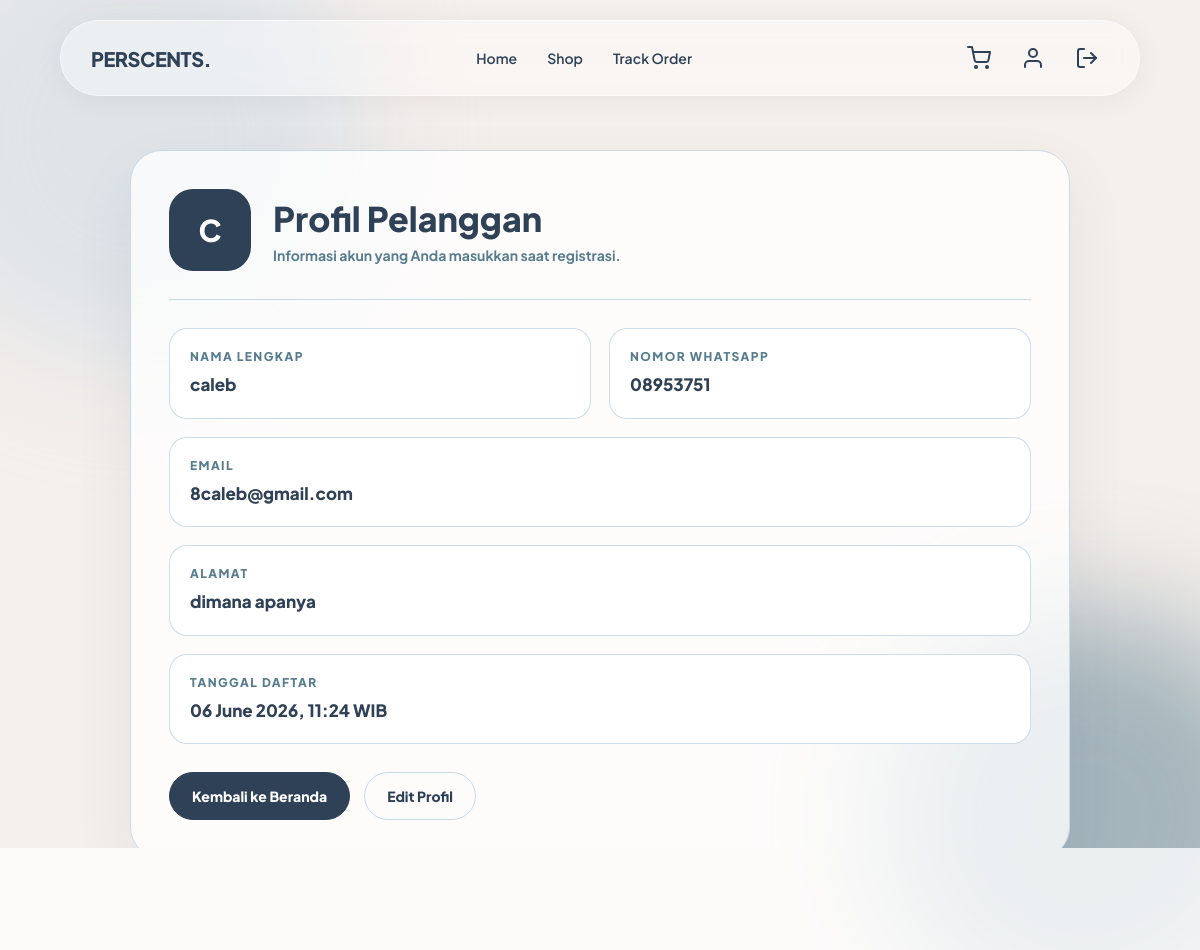
Page /customer/profil.php (signed in) on the committed database.
### tables this page shows
CREATE TABLE IF NOT EXISTS `pelanggan` (
  `id` int(11) NOT NULL AUTO_INCREMENT,
  `nama_lengkap` varchar(100) NOT NULL,
  `email` varchar(100) NOT NULL,
  `password` varchar(255) NOT NULL,
  `no_hp` varchar(20) DEFAULT NULL,
  `alamat` text,
  `created_at` timestamp NULL DEFAULT CURRENT_TIMESTAMP,
  PRIMARY KEY (`id`),
  UNIQUE KEY `email` (`email`)
);

### customer/profil.php (the view, shortened to what this page needs)
<?php
require_once '../config/koneksi.php';
$id_pelanggan = (int)$_SESSION['pelanggan_id'];
$queryPelanggan = mysqli_query($conn, "SELECT nama_lengkap, email, no_hp, alamat, created_at FROM pelanggan WHERE id = $id_pelanggan LIMIT 1");
$pelanggan = mysqli_fetch_assoc($queryPelanggan);
$modeEdit = isset($_GET['edit']) && $_GET['edit'] === '1';
$tanggalDaftar = !empty($pelanggan['created_at']) ? date('d F Y, H:i', strtotime($pelanggan['created_at'])) . ' WIB' : '-';
?>
<!DOCTYPE html>
<html lang="id">
<head>
</head>
<body>
    <div class="blob blob-1"></div>
    <div class="blob blob-2"></div>
    <nav>
        <div class="logo">PERSCENTS.</div>
        <div class="nav-links">
            <a href="index.php">Home</a>
            <a href="shop.php">Shop</a>
            <a href="track_order.php">Track Order</a>
        </div>
        <div class="nav-actions">
            <button class="btn-cart" onclick="window.location.href='keranjang.php'" aria-label="Keranjang">
                <svg viewBox="0 0 24 24" fill="none" stroke="currentColor" stroke-width="2" stroke-linecap="round" stroke-linejoin="round"><circle cx="9" cy="21" r="1"></circle><circle cx="20" cy="21" r="1"></circle><path d="M1 1h4l2.68 13.39a2 2 0 0 0 2 1.61h9.72a2 2 0 0 0 2-1.61L23 6H6"></path></svg>
            </button>
            <button class="btn-profile" onclick="window.location.href='profil.php'" aria-label="Profilku">
                <svg viewBox="0 0 24 24" fill="none" stroke="currentColor" stroke-width="2" stroke-linecap="round" stroke-linejoin="round"><path d="M20 21v-2a4 4 0 0 0-4-4H8a4 4 0 0 0-4 4v2"></path><circle cx="12" cy="7" r="4"></circle></svg>
            </button>
            <button class="btn-logout" onclick="window.location.href='logout.php'" aria-label="Logout">
                <svg viewBox="0 0 24 24" fill="none" stroke="currentColor" stroke-width="2" stroke-linecap="round" stroke-linejoin="round"><path d="M9 21H5a2 2 0 0 1-2-2V5a2 2 0 0 1 2-2h4"></path><polyline points="16 17 21 12 16 7"></polyline><line x1="21" y1="12" x2="9" y2="12"></line></svg>
            </button>
        </div>
    </nav>
    <main class="page">
        <section class="profile-card">
            <div class="profile-head">
                <div class="avatar"><?= strtoupper(substr($pelanggan['nama_lengkap'], 0, 1)); ?></div>
                <div>
                    <h1><?= $modeEdit ? 'Edit Profil' : 'Profil Pelanggan'; ?></h1>
                    <p><?= $modeEdit ? 'Perbarui informasi akun pelanggan Anda.' : 'Informasi akun yang Anda masukkan saat registrasi.'; ?></p>
                </div>
            </div>
            <?php if($modeEdit): ?>
                <form method="post" class="profile-form">
                    <div class="form-group">
                        <label class="form-label">Nama Lengkap</label>
                        <input type="text" name="nama_lengkap" class="form-input" value="<?= htmlspecialchars($pelanggan['nama_lengkap']); ?>" required>
                    </div>
                    <div class="form-group">
                        <label class="form-label">Nomor WhatsApp</label>
                        <input type="text" name="no_hp" class="form-input" value="<?= htmlspecialchars($pelanggan['no_hp'] ?: ''); ?>" required>
                    </div>
                    <div class="form-group full">
                        <label class="form-label">Email</label>
                        <input type="email" name="email" class="form-input" value="<?= htmlspecialchars($pelanggan['email']); ?>" required>
                    </div>
                    <div class="form-group full">
                        <label class="form-label">Alamat</label>
                        <textarea name="alamat" class="form-textarea" placeholder="Masukkan alamat Anda"><?= htmlspecialchars($pelanggan['alamat'] ?: ''); ?></textarea>
                    </div>
                    <div class="actions">
                        <button type="submit" name="update_profil" class="btn btn-dark">Simpan Perubahan</button>
                        <a href="profil.php" class="btn">Batal</a>
                    </div>
                </form>
            <?php else: ?>
                <div class="info-grid">
                    <div class="info-box">
                        <div class="info-label">Nama Lengkap</div>
                        <div class="info-value"><?= htmlspecialchars($pelanggan['nama_lengkap']); ?></div>
                    </div>
                    <div class="info-box">
                        <div class="info-label">Nomor WhatsApp</div>
                        <div class="info-value"><?= htmlspecialchars($pelanggan['no_hp'] ?: '-'); ?></div>
                    </div>
                    <div class="info-box full">
                        <div class="info-label">Email</div>
                        <div class="info-value"><?= htmlspecialchars($pelanggan['email']); ?></div>
                    </div>
                    <div class="info-box full">
                        <div class="info-label">Alamat</div>
                        <div class="info-value"><?= htmlspecialchars($pelanggan['alamat'] ?: 'Belum ditambahkan'); ?></div>
                    </div>
                    <div class="info-box full">
                        <div class="info-label">Tanggal Daftar</div>
                        <div class="info-value"><?= htmlspecialchars($tanggalDaftar); ?></div>
                    </div>
                </div>
                <div class="actions">
                    <a href="index.php" class="btn btn-dark">Kembali ke Beranda</a>
                    <a href="profil.php?edit=1" class="btn">Edit Profil</a>
                </div>
            <?php endif; ?>
        </section>
    </main>
</body>
</html>

### customer/profil.php (style rules this page uses)
:root { --navy: #2F4156; --teal: #567C8D; --sky-blue: #C8D9E6; --beige: #F5EFEB; --white: #FFFFFF; --glass-bg: rgba(255, 255, 255, 0.4); --glass-border: rgba(255, 255, 255, 0.5); }
* { margin: 0; padding: 0; box-sizing: border-box; }
body { font-family: 'Plus Jakarta Sans', sans-serif; background: var(--beige); color: var(--navy); min-height: 100vh; overflow-x: hidden; }
a { color: inherit; text-decoration: none; }
.blob { position: fixed; border-radius: 50%; filter: blur(60px); z-index: -1; opacity: 0.5; }
.blob-1 { top: -10%; left: -8%; width: 460px; height: 460px; background: var(--sky-blue); }
.blob-2 { right: -8%; bottom: -8%; width: 420px; height: 420px; background: var(--teal); }
nav { position: fixed; top: 20px; left: 50%; transform: translateX(-50%); width: 90%; max-width: 1200px; padding: 15px 30px; display: flex; justify-content: space-between; align-items: center; z-index: 1000; background: var(--glass-bg); backdrop-filter: blur(12px); border: 1px solid var(--glass-border); border-radius: 100px; box-shadow: 0 4px 30px rgba(0, 0, 0, 0.05); }
.logo { font-size: 20px; font-weight: 800; color: var(--navy); letter-spacing: -0.5px; }
.nav-links { display: flex; gap: 30px; }
.nav-links a { font-size: 14px; font-weight: 600; color: var(--navy); transition: 0.3s; }
.nav-actions { display: flex; gap: 10px; align-items: center; }
.btn-profile, .btn-cart, .btn-logout { width: 44px; height: 44px; padding: 0; border: none; background: transparent; color: var(--navy); display: inline-flex; align-items: center; justify-content: center; cursor: pointer; }
.btn-profile svg, .btn-cart svg, .btn-logout svg { width: 24px; height: 24px; color: currentColor; }
.page { max-width: 980px; margin: 150px auto 90px; padding: 0 20px; }
.profile-card { background: rgba(255,255,255,0.78); border: 1px solid var(--sky-blue); border-radius: 32px; padding: 38px; box-shadow: 0 25px 60px rgba(47,65,86,0.08); }
.profile-head { display: flex; align-items: center; gap: 22px; padding-bottom: 28px; border-bottom: 1px solid var(--sky-blue); margin-bottom: 28px; }
.avatar { width: 82px; height: 82px; border-radius: 24px; background: var(--navy); color: var(--white); display: grid; place-items: center; font-size: 30px; font-weight: 900; }
.profile-head h1 { font-size: 34px; font-weight: 900; margin-bottom: 6px; }
.profile-head p { color: var(--teal); font-size: 14px; font-weight: 700; }
.info-grid { display: grid; grid-template-columns: repeat(2, minmax(0, 1fr)); gap: 18px; }
.info-box { background: var(--white); border: 1px solid rgba(200,217,230,0.9); border-radius: 18px; padding: 20px; }
.info-label { font-size: 12px; text-transform: uppercase; letter-spacing: 0.12em; color: var(--teal); font-weight: 900; margin-bottom: 8px; }
.info-value { font-size: 17px; font-weight: 800; line-height: 1.5; overflow-wrap: anywhere; }
.info-box.full { grid-column: 1 / -1; }
.actions { display: flex; gap: 14px; flex-wrap: wrap; margin-top: 28px; }
.btn { display: inline-flex; align-items: center; justify-content: center; gap: 10px; padding: 14px 22px; border-radius: 999px; border: 1.5px solid var(--sky-blue); font-size: 14px; font-weight: 900; cursor: pointer; }
.btn-dark { background: var(--navy); color: var(--white); border-color: var(--navy); }

### rows in the picture
pelanggan: nama_lengkap "C", nama_lengkap "caleb", no_hp "08953751", email "8caleb@gmail.com", alamat "dimana apanya", created_at "06 June 2026, 11:24 WIB"
